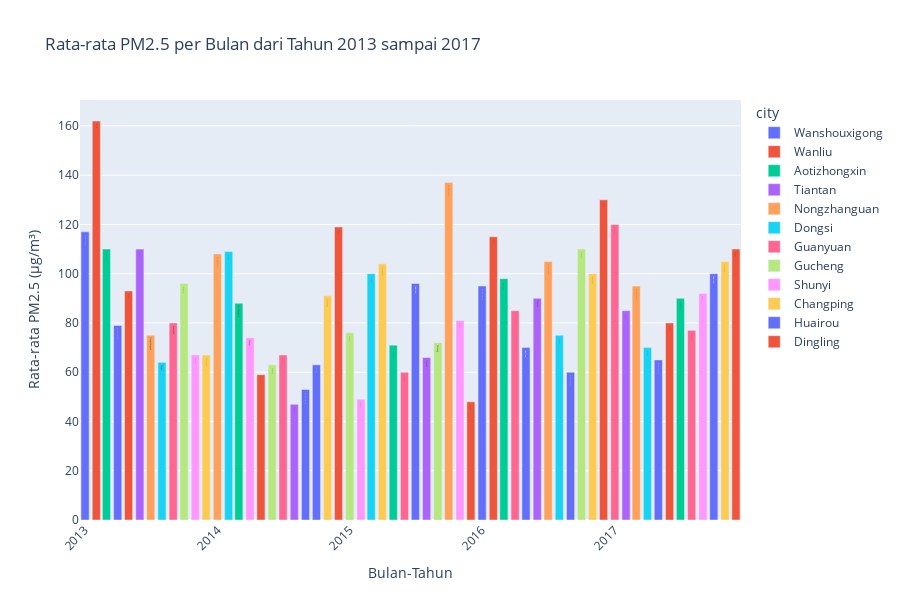

Notebook code cell kept with this figure:
### Markdown cell above
### PM 2.5

### Code cell
data = [
    # 2013
    {'year': 2013, 'month': 1, 'city': 'Wanshouxigong', 'avg_PM25': 117.0},
    {'year': 2013, 'month': 2, 'city': 'Wanliu', 'avg_PM25': 162.0},
    {'year': 2013, 'month': 3, 'city': 'Aotizhongxin', 'avg_PM25': 110.0},
    {'year': 2013, 'month': 4, 'city': 'Wanshouxigong', 'avg_PM25': 79.0},
    {'year': 2013, 'month': 5, 'city': 'Wanliu', 'avg_PM25': 93.0},
    {'year': 2013, 'month': 6, 'city': 'Tiantan', 'avg_PM25': 110.0},
    {'year': 2013, 'month': 7, 'city': 'Nongzhanguan', 'avg_PM25': 75.0},
    {'year': 2013, 'month': 8, 'city': 'Dongsi', 'avg_PM25': 64.0},
    {'year': 2013, 'month': 9, 'city': 'Guanyuan', 'avg_PM25': 80.0},
    {'year': 2013, 'month': 10, 'city': 'Gucheng', 'avg_PM25': 96.0},
    {'year': 2013, 'month': 11, 'city': 'Shunyi', 'avg_PM25': 67.0},
    {'year': 2013, 'month': 12, 'city': 'Changping', 'avg_PM25': 67.0},

    # 2014
    {'year': 2014, 'month': 1, 'city': 'Nongzhanguan', 'avg_PM25': 108.0},
    {'year': 2014, 'month': 2, 'city': 'Dongsi', 'avg_PM25': 109.0},
    {'year': 2014, 'month': 3, 'city': 'Aotizhongxin', 'avg_PM25': 88.0},
    {'year': 2014, 'month': 4, 'city': 'Shunyi', 'avg_PM25': 74.0},
    {'year': 2014, 'month': 5, 'city': 'Wanliu', 'avg_PM25': 59.0},
    {'year': 2014, 'month': 6, 'city': 'Gucheng', 'avg_PM25': 63.0},
    {'year': 2014, 'month': 7, 'city': 'Guanyuan', 'avg_PM25': 67.0},
    {'year': 2014, 'month': 8, 'city': 'Tiantan', 'avg_PM25': 47.0},
    {'year': 2014, 'month': 9, 'city': 'Wanshouxigong', 'avg_PM25': 53.0},
    {'year': 2014, 'month': 10, 'city': 'Huairou', 'avg_PM25': 63.0},
    {'year': 2014, 'month': 11, 'city': 'Changping', 'avg_PM25': 91.0},
    {'year': 2014, 'month': 12, 'city': 'Dingling', 'avg_PM25': 119.0},

    # 2015
    {'year': 2015, 'month': 1, 'city': 'Gucheng', 'avg_PM25': 76.0},
    {'year': 2015, 'month': 2, 'city': 'Shunyi', 'avg_PM25': 49.0},
    {'year': 2015, 'month': 3, 'city': 'Dongsi', 'avg_PM25': 100.0},
    {'year': 2015, 'month': 4, 'city': 'Changping', 'avg_PM25': 104.0},
    {'year': 2015, 'month': 5, 'city': 'Aotizhongxin', 'avg_PM25': 71.0},
    {'year': 2015, 'month': 6, 'city': 'Guanyuan', 'avg_PM25': 60.0},
    {'year': 2015, 'month': 7, 'city': 'Huairou', 'avg_PM25': 96.0},
    {'year': 2015, 'month': 8, 'city': 'Tiantan', 'avg_PM25': 66.0},
    {'year': 2015, 'month': 9, 'city': 'Gucheng', 'avg_PM25': 72.0},
    {'year': 2015, 'month': 10, 'city': 'Nongzhanguan', 'avg_PM25': 137.0},
    {'year': 2015, 'month': 11, 'city': 'Shunyi', 'avg_PM25': 81.0},
    {'year': 2015, 'month': 12, 'city': 'Dingling', 'avg_PM25': 48.0},

    # 2016
    {'year': 2016, 'month': 1, 'city': 'Wanshouxigong', 'avg_PM25': 95.0},
    {'year': 2016, 'month': 2, 'city': 'Wanliu', 'avg_PM25': 115.0},
    {'year': 2016, 'month': 3, 'city': 'Aotizhongxin', 'avg_PM25': 98.0},
    {'year': 2016, 'month': 4, 'city': 'Guanyuan', 'avg_PM25': 85.0},
    {'year': 2016, 'month': 5, 'city': 'Huairou', 'avg_PM25': 70.0},
    {'year': 2016, 'month': 6, 'city': 'Tiantan', 'avg_PM25': 90.0},
    {'year': 2016, 'month': 7, 'city': 'Nongzhanguan', 'avg_PM25': 105.0},
    {'year': 2016, 'month': 8, 'city': 'Dongsi', 'avg_PM25': 75.0},
    {'year': 2016, 'month': 9, 'city': 'Wanshouxigong', 'avg_PM25': 60.0},
    {'year': 2016, 'month': 10, 'city': 'Gucheng', 'avg_PM25': 110.0},
    {'year': 2016, 'month': 11, 'city': 'Changping', 'avg_PM25': 100.0},
    {'year': 2016, 'month': 12, 'city': 'Dingling', 'avg_PM25': 130.0},

    # 2017
    {'year': 2017, 'month': 1, 'city': 'Guanyuan', 'avg_PM25': 120.0},
    {'year': 2017, 'month': 2, 'city': 'Tiantan', 'avg_PM25': 85.0},
    {'year': 2017, 'month': 3, 'city': 'Nongzhanguan', 'avg_PM25': 95.0},
    {'year': 2017, 'month': 4, 'city': 'Dongsi', 'avg_PM25': 70.0},
    {'year': 2017, 'month': 5, 'city': 'Wanshouxigong', 'avg_PM25': 65.0},
    {'year': 2017, 'month': 6, 'city': 'Wanliu', 'avg_PM25': 80.0},
    {'year': 2017, 'month': 7, 'city': 'Aotizhongxin', 'avg_PM25': 90.0},
    {'year': 2017, 'month': 8, 'city': 'Guanyuan', 'avg_PM25': 77.0},
    {'year': 2017, 'month': 9, 'city': 'Shunyi', 'avg_PM25': 92.0},
    {'year': 2017, 'month': 10, 'city': 'Huairou', 'avg_PM25': 100.0},
    {'year': 2017, 'month': 11, 'city': 'Changping', 'avg_PM25': 105.0},
    {'year': 2017, 'month': 12, 'city': 'Dingling', 'avg_PM25': 110.0}
]


# Membuat DataFrame
df = pd.DataFrame(data)

# Membuat kolom tambahan untuk sumbu-x yang menunjukkan bulan dan tahun
df['month_year'] = df['year'].astype(str) + '-' + df['month'].astype(str).str.zfill(2)

# Visualisasi menggunakan Plotly
fig = px.bar(
    df,
    x='month_year',
    y='avg_PM25',
    color='city',
    text='city',
    title='Rata-rata PM2.5 per Bulan dari Tahun 2013 sampai 2017',
    labels={'avg_PM25': 'Rata-rata PM2.5 (µg/m³)', 'month_year': 'Bulan-Tahun'},
    height=600
)

fig.update_layout(
    xaxis_title='Bulan-Tahun',
    yaxis_title='Rata-rata PM2.5 (µg/m³)',
    xaxis_tickangle=-45
)

fig.show()

### Figure 1 — Plotly figure (JSON) as saved in the notebook; plotly's stock layout.template omitted (floating-point values rounded to 4 significant figures)
{"data": [{"alignmentgroup": "True", "hovertemplate": "city=%{text}<br>Bulan-Tahun=%{x}<br>Rata-rata PM2.5 (µg/m³)=%{y}<extra></extra>", "legendgroup": "Wanshouxigong", "marker": {"color": "#636efa", "pattern": {"shape": ""}}, "name": "Wanshouxigong", "offsetgroup": "Wanshouxigong", "orientation": "v", "showlegend": true, "text": ["Wanshouxigong", "Wanshouxigong", "Wanshouxigong", "Wanshouxigong", "Wanshouxigong", "Wanshouxigong"], "textposition": "auto", "type": "bar", "x": ["2013-01", "2013-04", "2014-09", "2016-01", "2016-09", "2017-05"], "xaxis": "x", "y": [117, 79, 53, 95, 60, 65], "yaxis": "y"}, {"alignmentgroup": "True", "hovertemplate": "city=%{text}<br>Bulan-Tahun=%{x}<br>Rata-rata PM2.5 (µg/m³)=%{y}<extra></extra>", "legendgroup": "Wanliu", "marker": {"color": "#EF553B", "pattern": {"shape": ""}}, "name": "Wanliu", "offsetgroup": "Wanliu", "orientation": "v", "showlegend": true, "text": ["Wanliu", "Wanliu", "Wanliu", "Wanliu", "Wanliu"], "textposition": "auto", "type": "bar", "x": ["2013-02", "2013-05", "2014-05", "2016-02", "2017-06"], "xaxis": "x", "y": [162, 93, 59, 115, 80], "yaxis": "y"}, {"alignmentgroup": "True", "hovertemplate": "city=%{text}<br>Bulan-Tahun=%{x}<br>Rata-rata PM2.5 (µg/m³)=%{y}<extra></extra>", "legendgroup": "Aotizhongxin", "marker": {"color": "#00cc96", "pattern": {"shape": ""}}, "name": "Aotizhongxin", "offsetgroup": "Aotizhongxin", "orientation": "v", "showlegend": true, "text": ["Aotizhongxin", "Aotizhongxin", "Aotizhongxin", "Aotizhongxin", "Aotizhongxin"], "textposition": "auto", "type": "bar", "x": ["2013-03", "2014-03", "2015-05", "2016-03", "2017-07"], "xaxis": "x", "y": [110, 88, 71, 98, 90], "yaxis": "y"}, {"alignmentgroup": "True", "hovertemplate": "city=%{text}<br>Bulan-Tahun=%{x}<br>Rata-rata PM2.5 (µg/m³)=%{y}<extra></extra>", "legendgroup": "Tiantan", "marker": {"color": "#ab63fa", "pattern": {"shape": ""}}, "name": "Tiantan", "offsetgroup": "Tiantan", "orientation": "v", "showlegend": true, "text": ["Tiantan", "Tiantan", "Tiantan", "Tiantan", "Tiantan"], "textposition": "auto", "type": "bar", "x": ["2013-06", "2014-08", "2015-08", "2016-06", "2017-02"], "xaxis": "x", "y": [110, 47, 66, 90, 85], "yaxis": "y"}, {"alignmentgroup": "True", "hovertemplate": "city=%{text}<br>Bulan-Tahun=%{x}<br>Rata-rata PM2.5 (µg/m³)=%{y}<extra></extra>", "legendgroup": "Nongzhanguan", "marker": {"color": "#FFA15A", "pattern": {"shape": ""}}, "name": "Nongzhanguan", "offsetgroup": "Nongzhanguan", "orientation": "v", "showlegend": true, "text": ["Nongzhanguan", "Nongzhanguan", "Nongzhanguan", "Nongzhanguan", "Nongzhanguan"], "textposition": "auto", "type": "bar", "x": ["2013-07", "2014-01", "2015-10", "2016-07", "2017-03"], "xaxis": "x", "y": [75, 108, 137, 105, 95], "yaxis": "y"}, {"alignmentgroup": "True", "hovertemplate": "city=%{text}<br>Bulan-Tahun=%{x}<br>Rata-rata PM2.5 (µg/m³)=%{y}<extra></extra>", "legendgroup": "Dongsi", "marker": {"color": "#19d3f3", "pattern": {"shape": ""}}, "name": "Dongsi", "offsetgroup": "Dongsi", "orientation": "v", "showlegend": true, "text": ["Dongsi", "Dongsi", "Dongsi", "Dongsi", "Dongsi"], "textposition": "auto", "type": "bar", "x": ["2013-08", "2014-02", "2015-03", "2016-08", "2017-04"], "xaxis": "x", "y": [64, 109, 100, 75, 70], "yaxis": "y"}, {"alignmentgroup": "True", "hovertemplate": "city=%{text}<br>Bulan-Tahun=%{x}<br>Rata-rata PM2.5 (µg/m³)=%{y}<extra></extra>", "legendgroup": "Guanyuan", "marker": {"color": "#FF6692", "pattern": {"shape": ""}}, "name": "Guanyuan", "offsetgroup": "Guanyuan", "orientation": "v", "showlegend": true, "text": ["Guanyuan", "Guanyuan", "Guanyuan", "Guanyuan", "Guanyuan", "Guanyuan"], "textposition": "auto", "type": "bar", "x": ["2013-09", "2014-07", "2015-06", "2016-04", "2017-01", "2017-08"], "xaxis": "x", "y": [80, 67, 60, 85, 120, 77], "yaxis": "y"}, {"alignmentgroup": "True", "hovertemplate": "city=%{text}<br>Bulan-Tahun=%{x}<br>Rata-rata PM2.5 (µg/m³)=%{y}<extra></extra>", "legendgroup": "Gucheng", "marker": {"color": "#B6E880", "pattern": {"shape": ""}}, "name": "Gucheng", "offsetgroup": "Gucheng", "orientation": "v", "showlegend": true, "text": ["Gucheng", "Gucheng", "Gucheng", "Gucheng", "Gucheng"], "textposition": "auto", "type": "bar", "x": ["2013-10", "2014-06", "2015-01", "2015-09", "2016-10"], "xaxis": "x", "y": [96, 63, 76, 72, 110], "yaxis": "y"}, {"alignmentgroup": "True", "hovertemplate": "city=%{text}<br>Bulan-Tahun=%{x}<br>Rata-rata PM2.5 (µg/m³)=%{y}<extra></extra>", "legendgroup": "Shunyi", "marker": {"color": "#FF97FF", "pattern": {"shape": ""}}, "name": "Shunyi", "offsetgroup": "Shunyi", "orientation": "v", "showlegend": true, "text": ["Shunyi", "Shunyi", "Shunyi", "Shunyi", "Shunyi"], "textposition": "auto", "type": "bar", "x": ["2013-11", "2014-04", "2015-02", "2015-11", "2017-09"], "xaxis": "x", "y": [67, 74, 49, 81, 92], "yaxis": "y"}, {"alignmentgroup": "True", "hovertemplate": "city=%{text}<br>Bulan-Tahun=%{x}<br>Rata-rata PM2.5 (µg/m³)=%{y}<extra></extra>", "legendgroup": "Changping", "marker": {"color": "#FECB52", "pattern": {"shape": ""}}, "name": "Changping", "offsetgroup": "Changping", "orientation": "v", "showlegend": true, "text": ["Changping", "Changping", "Changping", "Changping", "Changping"], "textposition": "auto", "type": "bar", "x": ["2013-12", "2014-11", "2015-04", "2016-11", "2017-11"], "xaxis": "x", "y": [67, 91, 104, 100, 105], "yaxis": "y"}, {"alignmentgroup": "True", "hovertemplate": "city=%{text}<br>Bulan-Tahun=%{x}<br>Rata-rata PM2.5 (µg/m³)=%{y}<extra></extra>", "legendgroup": "Huairou", "marker": {"color": "#636efa", "pattern": {"shape": ""}}, "name": "Huairou", "offsetgroup": "Huairou", "orientation": "v", "showlegend": true, "text": ["Huairou", "Huairou", "Huairou", "Huairou"], "textposition": "auto", "type": "bar", "x": ["2014-10", "2015-07", "2016-05", "2017-10"], "xaxis": "x", "y": [63, 96, 70, 100], "yaxis": "y"}, {"alignmentgroup": "True", "hovertemplate": "city=%{text}<br>Bulan-Tahun=%{x}<br>Rata-rata PM2.5 (µg/m³)=%{y}<extra></extra>", "legendgroup": "Dingling", "marker": {"color": "#EF553B", "pattern": {"shape": ""}}, "name": "Dingling", "offsetgroup": "Dingling", "orientation": "v", "showlegend": true, "text": ["Dingling", "Dingling", "Dingling", "Dingling"], "textposition": "auto", "type": "bar", "x": ["2014-12", "2015-12", "2016-12", "2017-12"], "xaxis": "x", "y": [119, 48, 130, 110], "yaxis": "y"}], "layout": {"barmode": "relative", "height": 600, "legend": {"title": {"text": "city"}, "tracegroupgap": 0}, "title": {"text": "Rata-rata PM2.5 per Bulan dari Tahun 2013 sampai 2017"}, "xaxis": {"anchor": "y", "domain": [0, 1], "tickangle": -45, "title": {"text": "Bulan-Tahun"}}, "yaxis": {"anchor": "x", "domain": [0, 1], "title": {"text": "Rata-rata PM2.5 (µg/m³)"}}}}
